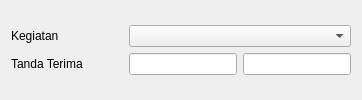
                <widget class="QWidget" name="partisipatifptsl">
                 <attribute name="icon">
                  <iconset>
                   <normaloff>../images/panel_icons/team.png</normaloff>../images/panel_icons/team.png</iconset>
                 </attribute>
                 <attribute name="title">
                  <string>PTSL</string>
                 </attribute>
                 <layout class="QGridLayout" name="gridLayout_11">
                  <item row="0" column="0">
                   <layout class="QHBoxLayout" name="horizontalLayout_32">
                    <item>
                     <layout class="QVBoxLayout" name="verticalLayout_12">
                      <item>
                       <layout class="QHBoxLayout" name="horizontalLayout_30">
                        <item>
                         <widget class="QLabel" name="label_40">
                          <property name="text">
                           <string>Kegiatan</string>
                          </property>
                         </widget>
                        </item>
                        <item>
                         <spacer name="horizontalSpacer_18">
                          <property name="orientation">
                           <enum>Qt::Horizontal</enum>
                          </property>
                          <property name="sizeHint" stdset="0">
                           <size>
                            <width>40</width>
                            <height>20</height>
                           </size>
                          </property>
                         </spacer>
                        </item>
                       </layout>
                      </item>
                      <item>
                       <layout class="QHBoxLayout" name="horizontalLayout_29">
                        <item>
                         <widget class="QLabel" name="label_41">
                          <property name="text">
                           <string>Tanda Terima</string>
                          </property>
                         </widget>
                        </item>
                        <item>
                         <spacer name="horizontalSpacer_19">
                          <property name="orientation">
                           <enum>Qt::Horizontal</enum>
                          </property>
                          <property name="sizeHint" stdset="0">
                           <size>
                            <width>40</width>
                            <height>20</height>
                           </size>
                          </property>
                         </spacer>
                        </item>
                       </layout>
                      </item>
                     </layout>
                    </item>
                    <item>
                     <layout class="QVBoxLayout" name="verticalLayout_13">
                      <item>
                       <widget class="QComboBox" name="comboBox_4"/>
                      </item>
                      <item>
                       <layout class="QHBoxLayout" name="horizontalLayout_31">
                        <item>
                         <widget class="QLineEdit" name="lineEdit_6"/>
                        </item>
                        <item>
                         <widget class="QLineEdit" name="lineEdit_7"/>
                        </item>
                       </layout>
                      </item>
                     </layout>
                    </item>
                   </layout>
                  </item>
                 </layout>
                </widget>
